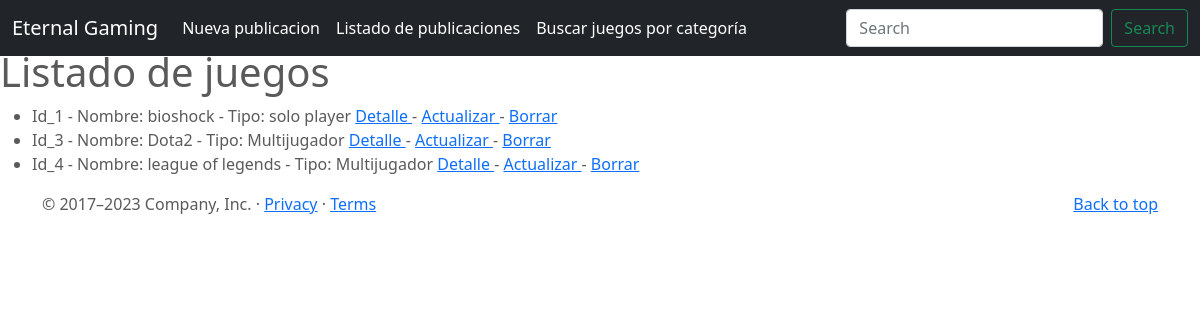
The app's page /juegos/, older data.
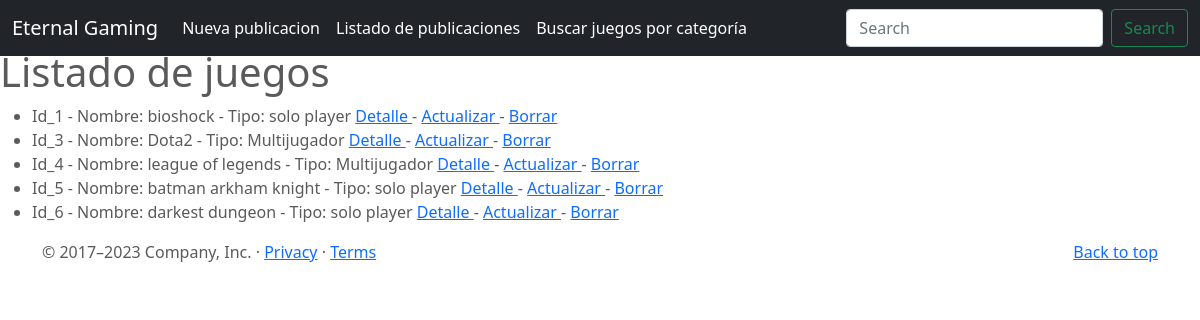
The same page, newer data.
### entrega_final_app/models.py (models this page shows, shortened)
class Juegos(models.Model):
    nombre = models.CharField(max_length=50)
    tipo = models.CharField(max_length=50)
    rating = models.CharField(max_length=2)
    categoria = models.CharField(max_length=50)
    opinion = models.TextField(max_length=500)

### entrega_final_app/views.py (the view)
# urls.py: path('juegos/',mostrar_juegos, name = "juegos"),
def mostrar_juegos(request):
    juegos = Juegos.objects.all()
    total_juegos = len(juegos)
    context = {
        "juegos": juegos,
        "total_juegos":total_juegos,
        "form": JuegosForm(),
    }
    return render(request, "entrega_final_app/juegos.html", context)

### entrega_final_app/forms.py
class JuegosForm (forms.Form):
    nombre = forms.CharField(max_length=50)
    tipo = forms.CharField(max_length=50)
    rating = forms.CharField(max_length=2)
    categoria = forms.CharField(max_length=50)
    opinion = forms.CharField(max_length=100)

### entrega_final_app/templates/entrega_final_app/juegos.html (shortened to what this page needs)
{% extends 'entrega_final_app/base.html'%}
{%block titulo%} Listado de juegos {%endblock%}
{%block listado%}
    <ul>
        {%  for juego in juegos %}
        <li>
            Id_{{juego.id}} - Nombre:  {{juego.nombre}} - Tipo: {{juego.tipo}}
            <a href="{% url 'juegos-detail' juego.id %}"> Detalle </a>
            -
            <a href="{% url 'juegos-update' juego.id %}"> Actualizar </a>
            -
            <a href="{% url 'juegos-delete' juego.id %}"> Borrar </a>
        </li>
        {% endfor %}
    </ul>
{% endblock %}

Row changes from the older to the newer data that the page shows:
added Juegos: id "5", nombre "batman arkham knight", tipo "solo player"
added Juegos: id "6", nombre "darkest dungeon", tipo "solo player"
